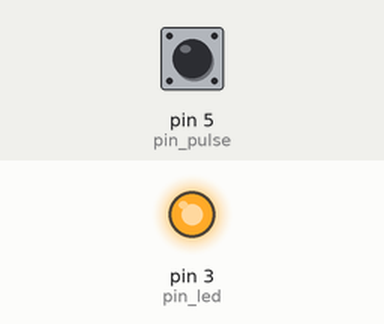
Simulated run of this sketch. Board: Arduino Uno, built with avr-gcc and run on an emulated ATmega328P. On the bench: output pins drawn as LEDs (lit = HIGH). Inputs (shaded band) come from the test bench; at power-on: pin 5 (pin_pulse) HIGH. What the sketch prints to the serial monitor is not drawn.

Above: at 0.2 s.
Timing chart, 0 to 1.7 s (numbered marks = the images above):
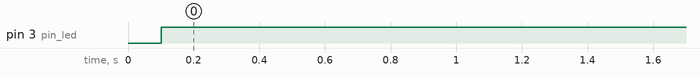

The sketch:

Metal_Detector.ino
```cpp
#include <PinChangeInt.h>

#define pin_led   3
#define pin_pulse 5

volatile int pulse_count = 0;

void setup()
{
  Serial.begin( 9600 );

  pinMode( pin_led, OUTPUT);

  pinMode( pin_pulse, INPUT );
  digitalWrite( pin_pulse, HIGH );

  PCintPort::attachInterrupt( pin_pulse, on_pulse, RISING );
}

unsigned long old_tick = 0;
unsigned long tick = 0;
unsigned long term = 0;

int value = 0;

int interval = 100;

void loop()
{
  if (old_tick == 0) {
    old_tick = millis();
    return;
  }

  tick = millis();

  term = term + tick - old_tick;

  if (term >= interval) {
    value = pulse_count;
    pulse_count = 0;

    Serial.print( "pulse_count:\t" );
    Serial.println( value, DEC) ;

    value = value * term / interval;

    term = 0;

    // TODO:
    if (abs(value - 150) > 100) {
      digitalWrite( pin_led, HIGH );
    } else {
      digitalWrite( pin_led, LOW );
    }

    Serial.print( "pulse_count:\t" );
    Serial.println( value, DEC) ;
  }

  old_tick = tick;
}

void on_pulse()
{
  pulse_count++;
}
```

Measured:
- by itself, pin 3 (pin_led): LOW → HIGH at 0.10 s
